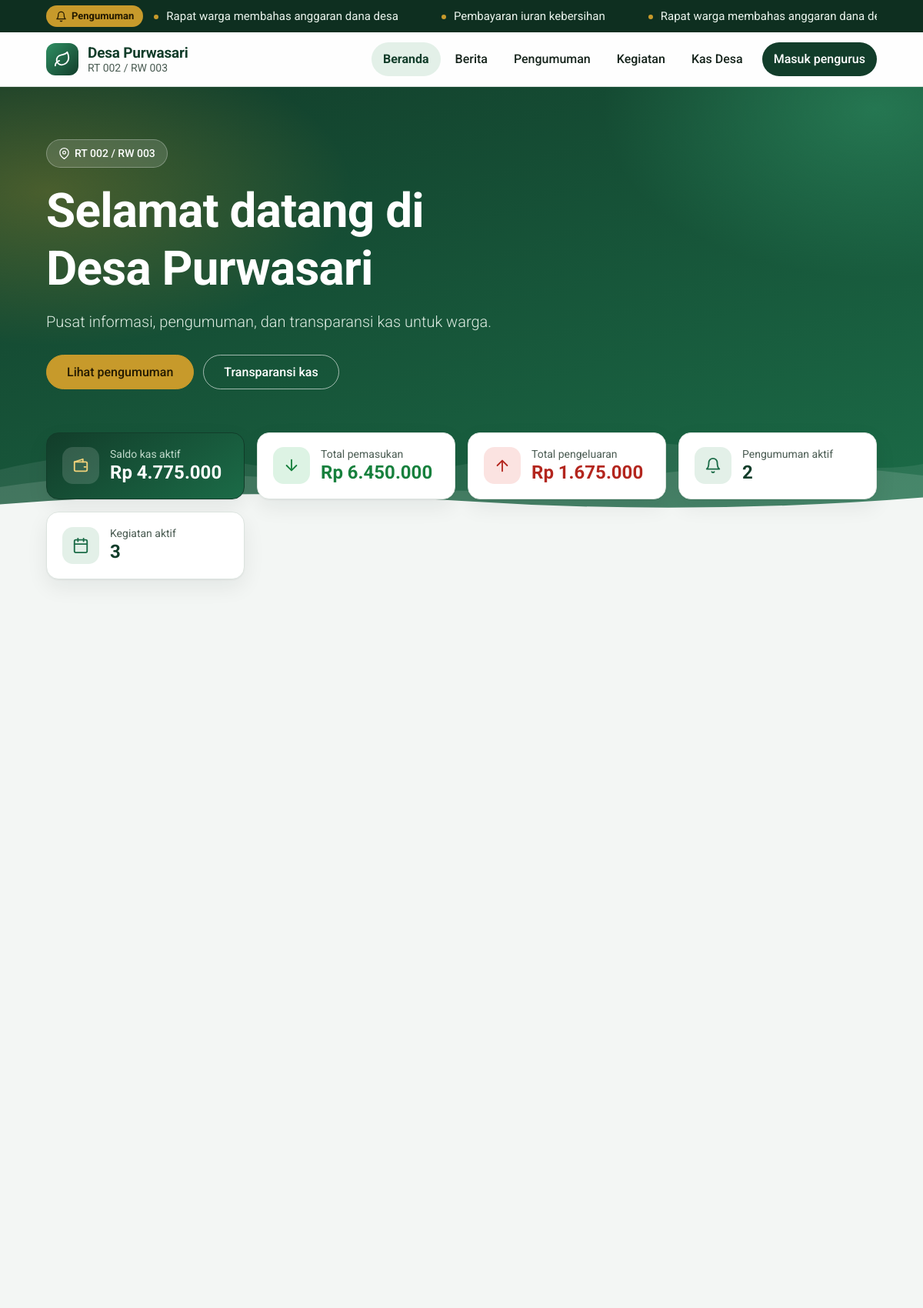
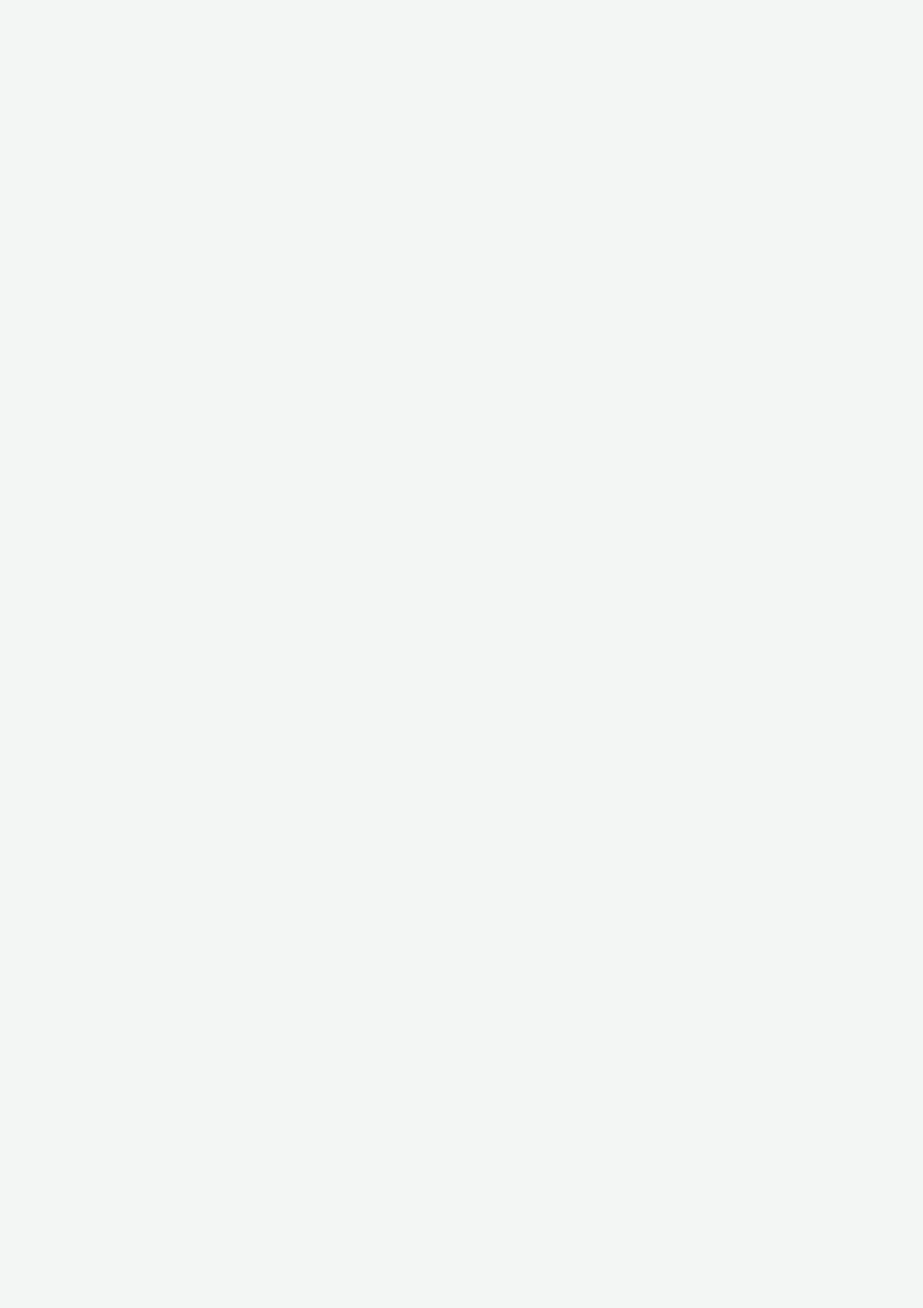
The page / (upper part) on the database its author committed (2 pictures, top to bottom).
### tables this page shows
CREATE TABLE posts(
    id INTEGER PRIMARY KEY AUTOINCREMENT, type TEXT NOT NULL CHECK(type IN('berita','pengumuman')),
    title TEXT NOT NULL, body TEXT NOT NULL, image TEXT,
    status TEXT NOT NULL DEFAULT 'pending' CHECK(status IN('publish','pending')),
    author_id INTEGER NOT NULL, created_at TEXT NOT NULL, expires_at TEXT);

### index.php (the view, shortened to what this page needs)
<?php
require __DIR__ . '/config.php';
$act = "p.status='publish' AND (p.expires_at IS NULL OR p.expires_at >= ?)";
$cols = "p.id,p.title,p.body,p.image,p.created_at,p.expires_at";
$s = $db->prepare("SELECT $cols FROM posts p WHERE p.type='pengumuman' AND $act ORDER BY p.created_at DESC,p.id DESC LIMIT 4");
$s->execute([today()]); $ann = $s->fetchAll();
$s = $db->prepare("SELECT $cols FROM posts p WHERE p.type='berita' AND $act ORDER BY p.created_at DESC,p.id DESC LIMIT 4");
$s->execute([today()]); $news = $s->fetchAll();
$s = $db->prepare("SELECT COUNT(*) c FROM posts p WHERE p.type='pengumuman' AND $act"); $s->execute([today()]); $totalAnn = (int)$s->fetch()['c'];
$keg = kegiatan_aktif($db, 3); $totalKeg = count(kegiatan_aktif($db, 500));
$ticker = array_map(fn($a) => ['id' => $a['id'], 't' => $a['title']], $ann);
if (KAS_PUBLIK) {
    $masuk = kas_total($db, 'masuk'); $keluar = kas_total($db, 'keluar'); $saldo = $masuk - $keluar;
}
$title = 'Beranda'; $page = 'home';
include __DIR__ . '/inc_head.php';
?>
<section class="hero"><div class="wrap">
  <span class="pill"><?= icon('pin', 15) ?> <?= e(SITE_ADDRESS) ?></span>
  <h1>Selamat datang di <?= e(SITE_NAME) ?></h1>
  <p><?= e(SITE_TAGLINE) ?>.</p>
  <div class="actions">
    <a class="btn gold" href="<?= BASE ?>/konten.php?t=pengumuman">Lihat pengumuman</a>
    <?php if (KAS_PUBLIK): ?><a class="btn ghost" href="<?= BASE ?>/kas.php">Transparansi kas</a><?php endif; ?>
  </div>
</div></section>
<div class="wrap stats">
  <?php if (KAS_PUBLIK): ?>
  <div class="stat saldo"><span class="ic"><?= icon('wallet') ?></span><div><small>Saldo kas aktif</small><b data-count="<?= $saldo ?>" data-rp="1"><?= rp($saldo) ?></b></div></div>
  <div class="stat in"><span class="ic"><?= icon('in') ?></span><div><small>Total pemasukan</small><b data-count="<?= $masuk ?>" data-rp="1"><?= rp($masuk) ?></b></div></div>
  <div class="stat out"><span class="ic"><?= icon('out') ?></span><div><small>Total pengeluaran</small><b data-count="<?= $keluar ?>" data-rp="1"><?= rp($keluar) ?></b></div></div>
  <?php endif; ?>
  <div class="stat"><span class="ic"><?= icon('bell') ?></span><div><small>Pengumuman aktif</small><b data-count="<?= $totalAnn ?>"><?= $totalAnn ?></b></div></div>
  <div class="stat"><span class="ic"><?= icon('calendar') ?></span><div><small>Kegiatan aktif</small><b data-count="<?= $totalKeg ?>"><?= $totalKeg ?></b></div></div>
</div>
<section class="sec wrap">
  <div class="grid2"><?php foreach ($ann as $a) echo card_ann($a); ?></div>
</section>
<section class="sec wrap">
  <div class="grid"><?php foreach ($keg as $k) echo card_keg($k); ?></div>
</section>
<section class="sec wrap">
  <?php if ($news): $f = array_shift($news); ?>
  <?php if ($news): ?><div class="grid"><?php foreach ($news as $n) echo card_news($n); ?></div><?php endif; endif; ?>
</section>
<?php if (KAS_PUBLIK): ?>
<section class="sec wrap">
  <div class="two">
  </div>
</section>
<?php endif; ?>
<section class="sec wrap">
</section>
<?php include __DIR__ . '/inc_foot.php'; ?>

### inc_head.php (shortened to what this page needs)
<?php
require_once __DIR__ . '/config.php';
$title = $title ?? 'Beranda'; $page = $page ?? '';
$on = fn(string $k) => $page === $k ? ' class="on"' : '';
?>
<!DOCTYPE html>
<html lang="id"><head>
<link rel="stylesheet" href="assets/style.css?v=<?= @filemtime(__DIR__ . '/assets/style.css') ?: time() ?>">
</head><body>
<?php if (!empty($ticker)): ?>
<div class="ticker" role="region" aria-label="Pengumuman terbaru"><div class="wrap">
  <span class="tk-label"><?= icon('bell', 15) ?> Pengumuman</span>
  <div class="tk-track"><div class="tk-move">
    <?php for ($i = 0; $i < 6; $i++): foreach ($ticker as $t): ?><a href="<?= BASE ?>/konten.php?t=pengumuman&id=<?= (int)$t['id'] ?>"<?= $i ? ' tabindex="-1" aria-hidden="true"' : '' ?>><?= e($t['t']) ?></a><?php endforeach; endfor; ?>
  </div></div>
</div></div>
<?php endif; ?>
<header class="hdr"><div class="wrap">
  <a class="brand" href="<?= BASE ?>/"><span class="logo"><?= icon('leaf', 22) ?></span><span><b><?= e(SITE_NAME) ?></b><small><?= e(SITE_ADDRESS) ?></small></span></a>
  <nav class="nav" id="nav" aria-label="Menu utama">
    <a<?= $on('home') ?> href="<?= BASE ?>/">Beranda</a>
    <a<?= $on('berita') ?> href="<?= BASE ?>/konten.php?t=berita">Berita</a>
    <a<?= $on('pengumuman') ?> href="<?= BASE ?>/konten.php?t=pengumuman">Pengumuman</a>
    <a<?= $on('kegiatan') ?> href="<?= BASE ?>/kegiatan.php">Kegiatan</a>
    <?php if (KAS_PUBLIK): ?><a<?= $on('kas') ?> href="<?= BASE ?>/kas.php">Kas Desa</a><?php endif; ?>
    <a class="cta" href="<?= BASE ?>/admin/">Masuk pengurus</a>
  </nav>
</div></header>

### rows shown on the page
posts: title "Rapat warga membahas anggaran dana desa", title "Rapat warga membahas anggaran dana…"
posts: title "Pembayaran iuran kebersihan"

### other values the page prints
SITE_NAME "Desa Purwasari"
SITE_ADDRESS "RT 002 / RW 003"
SITE_TAGLINE "Pusat informasi, pengumuman, dan transparansi kas untuk warga"
rp($saldo) "Rp 4.775.000"
rp($masuk) "Rp 6.450.000"
rp($keluar) "Rp 1.675.000"
$totalAnn "2"
$totalKeg "3"
